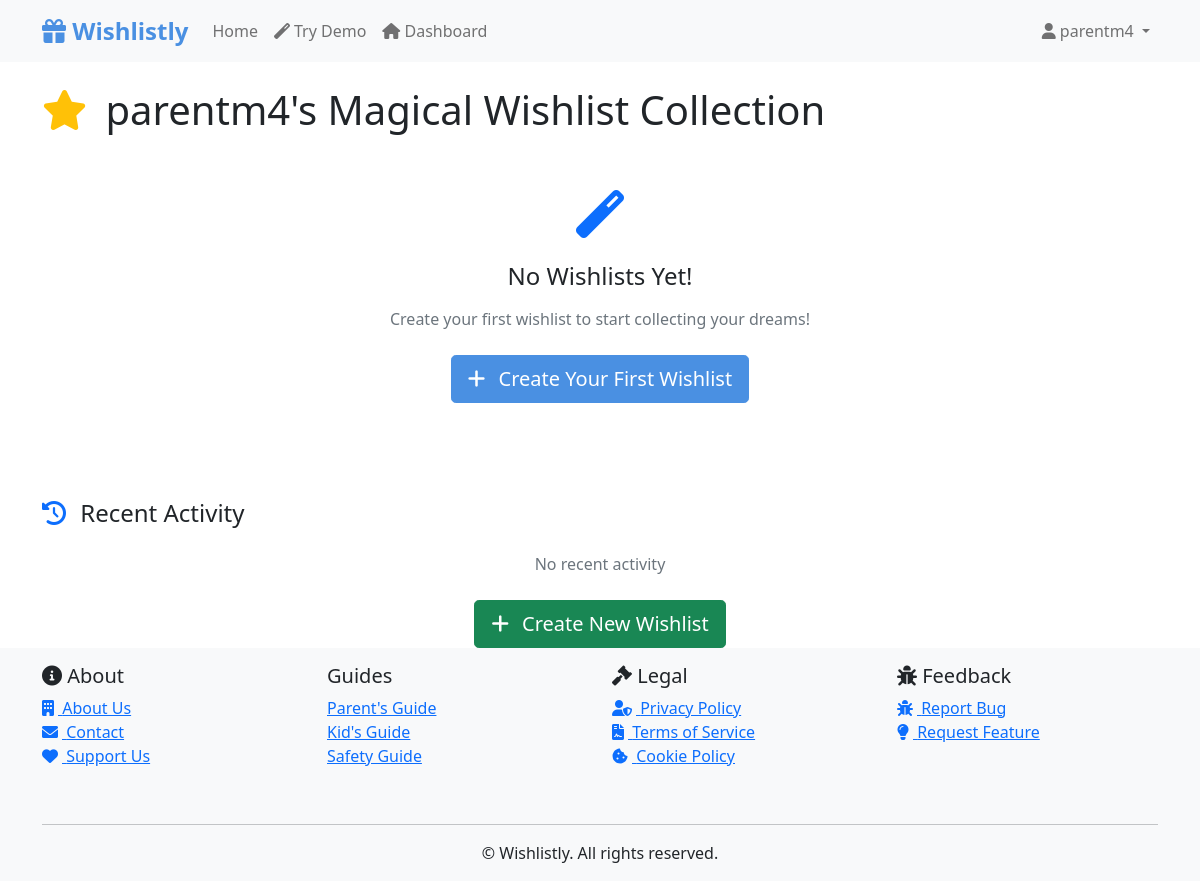
The page /dashboard (signed in) on the database as committed earlier.
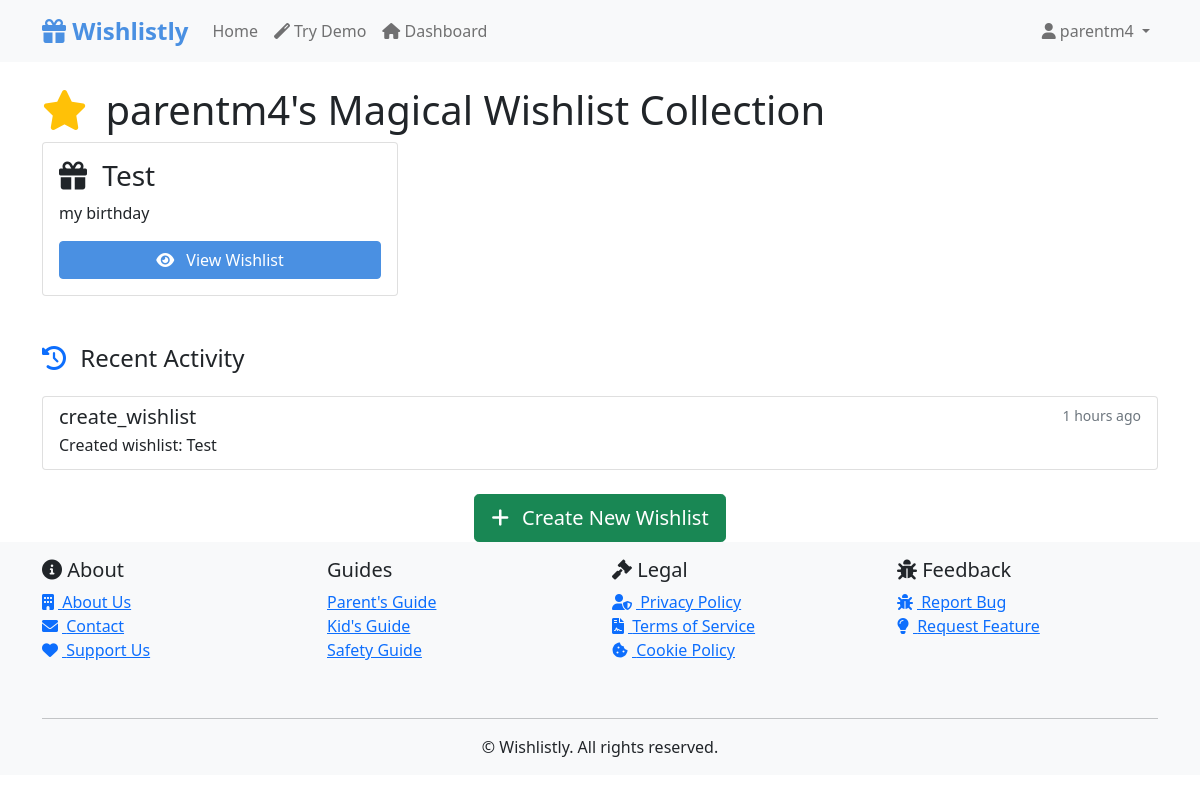
The same page on the database as committed later.
### models/user.py (models this page shows, shortened)
class User(UserMixin, db.Model):
    __tablename__ = 'users'
    id = db.Column(db.Integer, primary_key=True)
    email = db.Column(db.String(120), unique=True, nullable=False)
    username = db.Column(db.String(80), unique=True, nullable=False)
    password_hash = db.Column(db.String(255), nullable=False)
    created_at = db.Column(db.DateTime, default=datetime.utcnow)
    last_login = db.Column(db.DateTime)
    is_active = db.Column(db.Boolean, default=True)
    is_verified = db.Column(db.Boolean, default=False)
    is_parent = db.Column(db.Boolean, default=False)
    is_child = db.Column(db.Boolean, default=False)
    parent_id = db.Column(db.Integer, db.ForeignKey('users.id'), nullable=True)
    reset_token = db.Column(db.String(100), unique=True)
    reset_token_expiry = db.Column(db.DateTime)
    google_id = db.Column(db.String(100), unique=True)
    wishlists = db.relationship('Wishlist', backref='owner', lazy=True)
    children = db.relationship('User', backref=db.backref('parent', remote_side=[id]),
                             lazy=True, foreign_keys=[parent_id])

### models/wishlist.py (models this page shows, shortened)
class Wishlist(db.Model):
    __tablename__ = 'wishlists'
    id = db.Column(db.Integer, primary_key=True)
    name = db.Column(db.String(100), nullable=False)
    description = db.Column(db.Text)
    occasion = db.Column(db.String(100))
    event_date = db.Column(db.Date)
    is_public = db.Column(db.Boolean, default=True)
    theme = db.Column(db.String(50), default='default')
    created_at = db.Column(db.DateTime, default=datetime.utcnow)
    updated_at = db.Column(db.DateTime, default=datetime.utcnow, onupdate=datetime.utcnow)
    user_id = db.Column(db.Integer, db.ForeignKey('users.id'), nullable=False)
    items = db.relationship('WishlistItem', backref='wishlist', lazy=True, cascade='all, delete-orphan')

### models/activity.py (models this page shows, shortened)
class Activity(db.Model):
    __tablename__ = 'activities'
    id = db.Column(db.Integer, primary_key=True)
    user_id = db.Column(db.Integer, db.ForeignKey('users.id'), nullable=False)
    action = db.Column(db.String(100), nullable=False)
    details = db.Column(db.Text)
    created_at = db.Column(db.DateTime, default=datetime.utcnow)
    user = db.relationship('User', backref=db.backref('activities', lazy=True))

### routes/main.py (the view)
@main.route('/dashboard')
@login_required
def dashboard():
    if current_user.is_parent:
        return redirect(url_for('main.parent_dashboard'))
    wishlists = Wishlist.query.filter_by(user_id=current_user.id).all()
    activities = Activity.query.filter_by(user_id=current_user.id).order_by(Activity.created_at.desc()).limit(10).all()
    return render_template('dashboard.html', wishlists=wishlists, activities=activities)

### app.py (called while the page is built)
@login_manager.user_loader
def load_user(user_id):
    return User.query.get(int(user_id))

@app.context_processor
def utility_processor():
    return {'now': datetime.now()}

### utils/filters.py (called while the page is built)
def timeago(date):
    if not date:
        return ''
    now = datetime.utcnow()
    diff = now - date
    seconds = diff.total_seconds()
    minutes = seconds // 60
    hours = minutes // 60
    days = diff.days
    if seconds < 60:
        return 'just now'
    elif minutes < 60:
        return f'{int(minutes)} minutes ago'
    elif hours < 24:
        return f'{int(hours)} hours ago'
    elif days == 1:
        return 'yesterday'
    elif days < 7:
        return f'{days} days ago'
    elif days < 30:
        weeks = days // 7
        return f'{weeks} weeks ago'
    elif days < 365:
        months = days // 30
        return f'{months} months ago'
    else:
        years = days // 365
        return f'{years} years ago'

### templates/dashboard.html (shortened to what this page needs)
{% extends "base.html" %}
{% block content %}
<div class="dashboard-header">
    <h1 class="dashboard-title">
        <i class="fas fa-star text-warning me-2"></i>
        {{ current_user.username }}'s Magical Wishlist Collection
    </h1>
</div>
{% if wishlists %}
    <div class="row g-4">
        {% for wishlist in wishlists %}
            <div class="col-md-6 col-lg-4">
                <div class="card h-100 wishlist-item">
                    <div class="card-body">
                        <h3 class="wishlist-item-title">
                            <i class="fas fa-gift me-2"></i>
                            {{ wishlist.name }}
                        </h3>
                        <p class="wishlist-item-description">{{ wishlist.description }}</p>
                        <div class="d-grid">
                            <a href="{{ url_for('manage_wishlist', wishlist_id=wishlist.id) }}" class="btn btn-primary">
                                <i class="fas fa-eye me-2"></i>
                                View Wishlist
                            </a>
                        </div>
                    </div>
                </div>
            </div>
        {% endfor %}
    </div>
{% else %}
    <div class="text-center py-5">
        <div class="mb-4">
            <i class="fas fa-magic fa-3x text-primary"></i>
        </div>
        <h2 class="h4 mb-3">No Wishlists Yet!</h2>
        <p class="text-muted mb-4">Create your first wishlist to start collecting your dreams!</p>
        <a href="{{ url_for('wishlist.create_wishlist') }}" class="btn btn-primary btn-lg">
            <i class="fas fa-plus me-2"></i>
            Create Your First Wishlist
        </a>
    </div>
{% endif %}
<div class="mt-5">
    <h2 class="h4 mb-4">
        <i class="fas fa-history text-primary me-2"></i>
        Recent Activity
    </h2>
    {% if activities %}
        <div class="list-group">
            {% for activity in activities %}
                <div class="list-group-item">
                    <div class="d-flex w-100 justify-content-between">
                        <h5 class="mb-1">{{ activity.action }}</h5>
                        <small class="text-muted">{{ activity.created_at|timeago }}</small>
                    </div>
                    {% if activity.details %}
                        <p class="mb-1">{{ activity.details }}</p>
                    {% endif %}
                </div>
            {% endfor %}
        </div>
    {% else %}
        <div class="text-center text-muted">
            <p>No recent activity</p>
        </div>
    {% endif %}
</div>
<div class="mt-4 text-center">
    <a href="{{ url_for('wishlist.create_wishlist') }}" class="btn btn-success btn-lg">
        <i class="fas fa-plus me-2"></i>
        Create New Wishlist
    </a>
</div>
{% endblock %}

### templates/base.html (shortened to what this page needs)
<!DOCTYPE html>
<html lang="en">
<head>
    <link href="https://cdn.jsdelivr.net/npm/bootstrap@5.1.3/dist/css/bootstrap.min.css" rel="stylesheet">
    <link href="https://cdnjs.cloudflare.com/ajax/libs/font-awesome/6.0.0/css/all.min.css" rel="stylesheet">
</head>
<body>
    <nav class="navbar navbar-expand-lg navbar-light bg-light">
        <div class="container">
            <a class="navbar-brand" href="{{ url_for('main.index') }}">
                <i class="fas fa-gift"></i> Wishlistly
            </a>
            <div class="collapse navbar-collapse" id="navbarNav">
                <ul class="navbar-nav me-auto mb-2 mb-lg-0">
                    <li class="nav-item">
                        <a class="nav-link" href="{{ url_for('main.index') }}">Home</a>
                    </li>
                    <li class="nav-item">
                        <a class="nav-link" href="{{ url_for('demo.demo_page') }}">
                            <i class="fas fa-magic me-1"></i>Try Demo
                        </a>
                    </li>
                    {% if current_user.is_authenticated %}
                        <li class="nav-item">
                            <a class="nav-link" href="{{ url_for('main.dashboard') }}">
                                <i class="fas fa-home"></i> Dashboard
                            </a>
                        </li>
                    {% endif %}
                </ul>
                <ul class="navbar-nav">
                    {% if current_user.is_authenticated %}
                        <li class="nav-item dropdown">
                            <a class="nav-link dropdown-toggle" href="#" id="navbarDropdown" role="button"
                               data-bs-toggle="dropdown" aria-expanded="false">
                                <i class="fas fa-user"></i>
                                {{ current_user.username }}
                            </a>
                        </li>
                    {% endif %}
                </ul>
            </div>
        </div>
    </nav>
    <div class="container mt-4">
        {% block content %}{% endblock %}
    </div>
    <footer class="footer mt-auto py-3 bg-light">
        <div class="container">
            <div class="row">
                <div class="col-md-3 mb-3">
                    <h5><i class="fas fa-info-circle"></i> About</h5>
                    <ul class="list-unstyled">
                        <li><a href="{{ url_for('main.about') }}"><i class="fas fa-building me-1"></i> About Us</a></li>
                        <li><a href="{{ url_for('main.contact') }}"><i class="fas fa-envelope me-1"></i> Contact</a></li>
                        <li><a href="{{ url_for('main.support') }}"><i class="fas fa-heart me-1"></i> Support Us</a></li>
                    </ul>
                </div>
                <div class="col-md-3 mb-4">
                    <h5>Guides</h5>
                    <ul class="list-unstyled">
                        <li><a href="{{ url_for('main.parent_guide') }}">Parent's Guide</a></li>
                        <li><a href="{{ url_for('main.child_guide') }}">Kid's Guide</a></li>
                        <li><a href="{{ url_for('main.kids_safety') }}">Safety Guide</a></li>
                    </ul>
                </div>
                <div class="col-md-3 mb-3">
                    <h5><i class="fas fa-gavel"></i> Legal</h5>
                    <ul class="list-unstyled">
                        <li><a href="{{ url_for('main.privacy_policy') }}"><i class="fas fa-user-shield me-1"></i> Privacy Policy</a></li>
                        <li><a href="{{ url_for('main.terms') }}"><i class="fas fa-file-contract me-1"></i> Terms of Service</a></li>
                        <li><a href="{{ url_for('main.cookie_policy') }}"><i class="fas fa-cookie-bite me-1"></i> Cookie Policy</a></li>
                    </ul>
                </div>
                <div class="col-md-3 mb-3">
                    <h5><i class="fas fa-bug"></i> Feedback</h5>
                    <ul class="list-unstyled">
                        <li><a href="{{ url_for('main.feedback') }}"><i class="fas fa-bug me-1"></i> Report Bug</a></li>
                        <li><a href="{{ url_for('main.feedback', type='feature') }}"><i class="fas fa-lightbulb me-1"></i> Request Feature</a></li>
                    </ul>
                </div>
            </div>
            <hr>
            <div class="row">
                <div class="col-12 text-center">
                    <p class="mb-0">&copy; {{ current_year }} Wishlistly. All rights reserved.</p>
                </div>
            </div>
        </div>
    </footer>
</body>
</html>

### templates/base.html (style rules this page uses)
.navbar-brand { font-size: 1.5rem; font-weight: bold; color: #4a90e2 !important; }
.nav-link { color: #2c3e50; }
.btn-primary { background-color: #4a90e2; border-color: #4a90e2; }

Rows that differ between the two databases and show on the page:
added Wishlist: name "Test", description "my birthday"
added Activity: action "create_wishlist", created_at "1 hours ago", details "Created wishlist: Test"
Other text that changed with them:
text no longer shown: "No Wishlists Yet! Create your first wishlist to start collecting your dreams! Create Your First Wishlist No recent activity"
